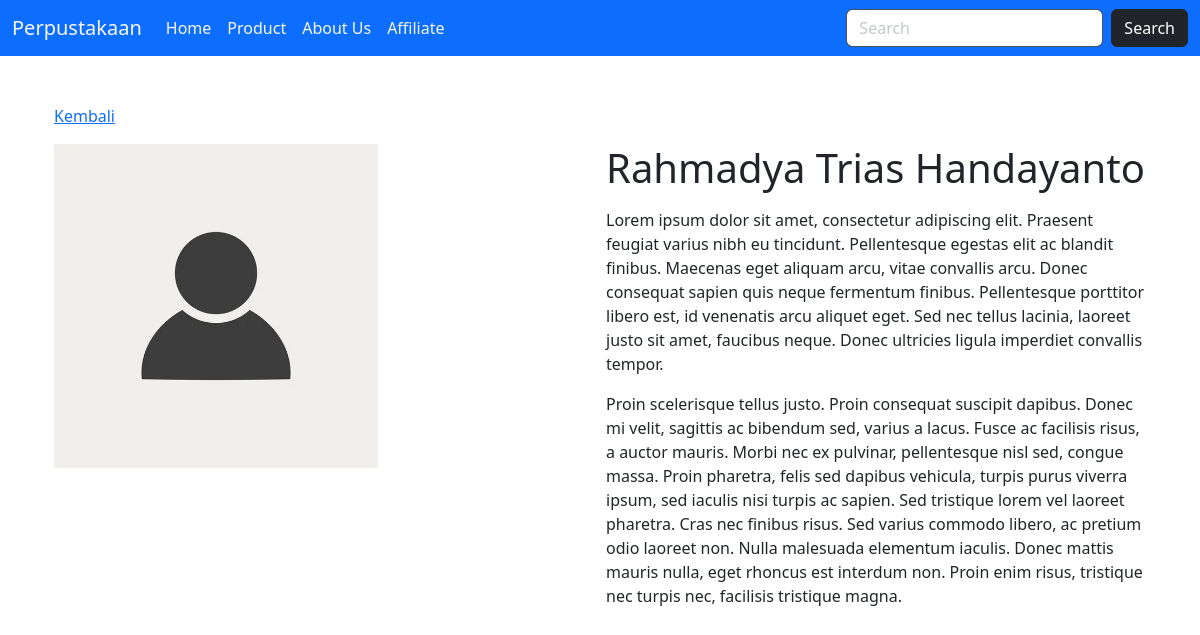
Page /penulis/6/rahmadya-trias-handayanto on the committed database.
### produk/models.py (models this page shows, shortened)
class Abstract_Product(models.Model):
    created = models.DateTimeField(auto_now_add=True)
    updated = models.DateTimeField(auto_now=True)
    slug = models.SlugField(max_length=255, editable=False)
    class Meta:
        abstract = True

class Penulis_Buku(Abstract_Product):
    nama_penulis = models.CharField(max_length=100)
    nama = models.CharField(max_length=100, blank=True)
    tentang_penulis = models.TextField(blank=True)
    class Meta:
        ordering = ['nama_penulis']

### perpustakaan/views.py (the view)
# urls.py: path('penulis/<int:id>/<str:inputSlug>', views.detail_penulis, name='writer_detail'),
def detail_penulis(request, id, inputSlug):
    penulis_buku = data_penulis.objects.get(id=id, slug=inputSlug)
    context = {
        'website': 'Perpustakaan'
    }
    try:
        context['data_penulis'] = penulis_buku
        context['halaman'] = penulis_buku.nama_penulis
        return render(request, 'detail.html', context)
    except:
        return HttpResponse("Disini halaman detail penulis buku ")

### templates/detail.html
{% extends "base.html" %}
{% load static %}
{% block contents %}
<div class="container">
    <p><a href="{% url 'produk:index' %}">Kembali</a></p>
    <div class="row">
        <div class="col">
            <img src="{% static 'icon/profile-icon.jpg' %}" style="width: 60%;">
        </div>
        <div class="col" style="padding-left: 0; padding-right: auto;">
            <h1>{{data_penulis.nama}}</h1>
            <p class="text-align-justify">{{data_penulis.tentang_penulis | linebreaks}}</p>
        </div>
    </div>
</div>
{% endblock contents %}

### rows in the picture
Penulis_Buku: nama "Rahmadya Trias Handayanto", tentang_penulis "Lorem ipsum dolor sit amet, consectetur adipiscing elit. Praesent feugiat varius nibh eu tincidunt. Pellentesque egestas elit ac blandit finibus. Maecenas eget aliquam arcu, vitae convallis arcu. Donec consequat sapien quis neque fermentum finibus. Pellentesque porttitor libero est, id venenatis arcu aliquet eget. Sed nec tellus lacinia, laoreet justo sit amet, faucibus neque. Donec ultricies ligula imperdiet convallis tempor. Proin scelerisque tellus justo. Proin consequat suscipit dapibus. Donec mi velit, sagittis ac bibendum sed, varius a lacus. Fusce ac facilisis risus, a auctor mauris. Morbi nec ex pulvinar, pellentesque nisl sed, congue massa. Proin pharetra, felis sed dapibus…"
